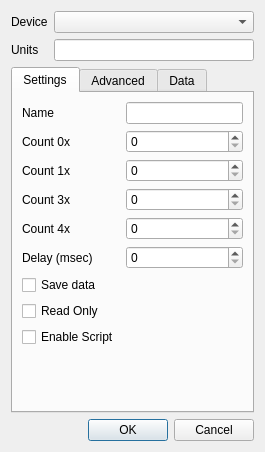
<?xml version="1.0" encoding="UTF-8"?>
<ui version="4.0">
 <class>mbServerDialogDevice</class>
 <widget class="QDialog" name="mbServerDialogDevice">
  <property name="geometry">
   <rect>
    <x>0</x>
    <y>0</y>
    <width>265</width>
    <height>452</height>
   </rect>
  </property>
  <property name="windowTitle">
   <string>Device</string>
  </property>
  <layout class="QFormLayout" name="formLayout_2">
   <item row="0" column="0">
    <widget class="QLabel" name="lblDevice">
     <property name="text">
      <string>Device</string>
     </property>
    </widget>
   </item>
   <item row="0" column="1">
    <widget class="QComboBox" name="cmbDevice"/>
   </item>
   <item row="1" column="0">
    <widget class="QLabel" name="lblUnits">
     <property name="text">
      <string>Units</string>
     </property>
    </widget>
   </item>
   <item row="1" column="1">
    <widget class="QLineEdit" name="lnUnits"/>
   </item>
   <item row="5" column="0" colspan="2">
    <widget class="QDialogButtonBox" name="buttonBox">
     <property name="orientation">
      <enum>Qt::Horizontal</enum>
     </property>
     <property name="standardButtons">
      <set>QDialogButtonBox::Cancel|QDialogButtonBox::Ok</set>
     </property>
    </widget>
   </item>
   <item row="4" column="0" colspan="2">
    <widget class="QTabWidget" name="tabDevice">
     <property name="currentIndex">
      <number>0</number>
     </property>
     <widget class="QWidget" name="tabSettings">
      <attribute name="title">
       <string>Settings</string>
      </attribute>
      <layout class="QFormLayout" name="formLayout">
       <item row="0" column="0">
        <widget class="QLabel" name="label">
         <property name="text">
          <string>Name</string>
         </property>
        </widget>
       </item>
       <item row="0" column="1">
        <widget class="QLineEdit" name="lnName"/>
       </item>
       <item row="1" column="0">
        <widget class="QLabel" name="label_3">
         <property name="text">
          <string>Count 0x</string>
         </property>
        </widget>
       </item>
       <item row="1" column="1">
        <widget class="QSpinBox" name="spCount0x"/>
       </item>
       <item row="2" column="0">
        <widget class="QLabel" name="label_4">
         <property name="text">
          <string>Count 1x</string>
         </property>
        </widget>
       </item>
       <item row="2" column="1">
        <widget class="QSpinBox" name="spCount1x"/>
       </item>
       <item row="3" column="0">
        <widget class="QLabel" name="label_5">
         <property name="text">
          <string>Count 3x</string>
         </property>
        </widget>
       </item>
       <item row="3" column="1">
        <widget class="QSpinBox" name="spCount3x"/>
       </item>
       <item row="4" column="0">
        <widget class="QLabel" name="label_6">
         <property name="text">
          <string>Count 4x</string>
         </property>
        </widget>
       </item>
       <item row="4" column="1">
        <widget class="QSpinBox" name="spCount4x"/>
       </item>
       <item row="6" column="0" colspan="2">
        <widget class="QCheckBox" name="chbSaveData">
         <property name="text">
          <string>Save data</string>
         </property>
        </widget>
       </item>
       <item row="7" column="0">
        <widget class="QCheckBox" name="chbReadOnly">
         <property name="text">
          <string>Read Only</string>
         </property>
        </widget>
       </item>
       <item row="9" column="0">
        <spacer name="verticalSpacer_2">
         <property name="orientation">
          <enum>Qt::Vertical</enum>
         </property>
         <property name="sizeHint" stdset="0">
          <size>
           <width>20</width>
           <height>40</height>
          </size>
         </property>
        </spacer>
       </item>
       <item row="5" column="0">
        <widget class="QLabel" name="label_7">
         <property name="text">
          <string>Delay (msec)</string>
         </property>
        </widget>
       </item>
       <item row="5" column="1">
        <widget class="QSpinBox" name="spDelay"/>
       </item>
       <item row="8" column="0">
        <widget class="QCheckBox" name="chbEnableScript">
         <property name="text">
          <string>Enable Script</string>
         </property>
        </widget>
       </item>
      </layout>
     </widget>
     <widget class="QWidget" name="tabAdvanced">
      <attribute name="title">
       <string>Advanced</string>
      </attribute>
      <layout class="QFormLayout" name="formLayout_6">
       <item row="1" column="0" colspan="2">
        <widget class="QGroupBox" name="grMaxFrameLength">
         <property name="title">
          <string>Maximum Message Size</string>
         </property>
         <layout class="QFormLayout" name="formLayout_5">
          <item row="0" column="0">
           <widget class="QLabel" name="label_16">
            <property name="text">
             <string>Read Coils</string>
            </property>
           </widget>
          </item>
          <item row="0" column="1">
           <widget class="QSpinBox" name="spMaxReadCoils"/>
          </item>
          <item row="1" column="0">
           <widget class="QLabel" name="label_17">
            <property name="text">
             <string>Read Discrete Inputs</string>
            </property>
           </widget>
          </item>
          <item row="1" column="1">
           <widget class="QSpinBox" name="spMaxReadDiscreteInputs"/>
          </item>
          <item row="2" column="0">
           <widget class="QLabel" name="label_18">
            <property name="text">
             <string>Read Holding Registers</string>
            </property>
           </widget>
          </item>
          <item row="2" column="1">
           <widget class="QSpinBox" name="spMaxReadHoldingRegisters"/>
          </item>
          <item row="3" column="0">
           <widget class="QLabel" name="label_19">
            <property name="text">
             <string>Read Input Registers</string>
            </property>
           </widget>
          </item>
          <item row="3" column="1">
           <widget class="QSpinBox" name="spMaxReadInputRegisters"/>
          </item>
          <item row="4" column="0">
           <widget class="QLabel" name="label_25">
            <property name="text">
             <string>Write Multiple Coils</string>
            </property>
           </widget>
          </item>
          <item row="4" column="1">
           <widget class="QSpinBox" name="spMaxWriteMultipleCoils"/>
          </item>
          <item row="5" column="1">
           <widget class="QSpinBox" name="spMaxWriteMultipleRegisters"/>
          </item>
          <item row="5" column="0">
           <widget class="QLabel" name="label_26">
            <property name="text">
             <string>Write Multiple Registers</string>
            </property>
           </widget>
          </item>
         </layout>
        </widget>
       </item>
       <item row="2" column="0">
        <widget class="QLabel" name="lblExceptionStatus">
         <property name="text">
          <string>Exception Status</string>
         </property>
        </widget>
       </item>
       <item row="2" column="1">
        <layout class="QHBoxLayout" name="layoutExceptionStatus"/>
       </item>
       <item row="3" column="0">
        <spacer name="verticalSpacer_3">
         <property name="orientation">
          <enum>Qt::Vertical</enum>
         </property>
         <property name="sizeHint" stdset="0">
          <size>
           <width>20</width>
           <height>40</height>
          </size>
         </property>
        </spacer>
       </item>
      </layout>
     </widget>
     <widget class="QWidget" name="tabData">
      <attribute name="title">
       <string>Data</string>
      </attribute>
      <layout class="QVBoxLayout" name="verticalLayout">
       <item>
        <layout class="QHBoxLayout" name="horizontalLayout_4">
         <item>
          <widget class="QLabel" name="label_22">
           <property name="text">
            <string>Swap bytes</string>
           </property>
          </widget>
         </item>
         <item>
          <widget class="QComboBox" name="cmbSwapBytes"/>
         </item>
        </layout>
       </item>
       <item>
        <layout class="QHBoxLayout" name="horizontalLayout_3">
         <item>
          <widget class="QLabel" name="label_13">
           <property name="text">
            <string>Register order</string>
           </property>
          </widget>
         </item>
         <item>
          <widget class="QComboBox" name="cmbRegisterOrder"/>
         </item>
        </layout>
       </item>
       <item>
        <widget class="QGroupBox" name="grByteArray">
         <property name="title">
          <string>Byte Array</string>
         </property>
         <layout class="QFormLayout" name="formLayout_7">
          <item row="0" column="0">
           <widget class="QLabel" name="label_20">
            <property name="text">
             <string>Format</string>
            </property>
           </widget>
          </item>
          <item row="0" column="1">
           <widget class="QComboBox" name="cmbByteArrayFormat"/>
          </item>
          <item row="1" column="0">
           <widget class="QLabel" name="label_21">
            <property name="text">
             <string>Separator</string>
            </property>
           </widget>
          </item>
          <item row="1" column="1">
           <widget class="QLineEdit" name="lnByteArraySeparator"/>
          </item>
         </layout>
        </widget>
       </item>
       <item>
        <widget class="QGroupBox" name="grString">
         <property name="title">
          <string>String</string>
         </property>
         <layout class="QFormLayout" name="formLayout_4">
          <item row="1" column="0">
           <widget class="QLabel" name="label_15">
            <property name="text">
             <string>Length type</string>
            </property>
           </widget>
          </item>
          <item row="1" column="1">
           <widget class="QComboBox" name="cmbStringLengthType"/>
          </item>
          <item row="3" column="1">
           <widget class="QComboBox" name="cmbStringEncoding"/>
          </item>
          <item row="3" column="0">
           <widget class="QLabel" name="label_14">
            <property name="text">
             <string>Encoding</string>
            </property>
           </widget>
          </item>
         </layout>
        </widget>
       </item>
       <item>
        <spacer name="verticalSpacer">
         <property name="orientation">
          <enum>Qt::Vertical</enum>
         </property>
         <property name="sizeHint" stdset="0">
          <size>
           <width>20</width>
           <height>40</height>
          </size>
         </property>
        </spacer>
       </item>
      </layout>
     </widget>
    </widget>
   </item>
  </layout>
 </widget>
 <resources/>
 <connections>
  <connection>
   <sender>buttonBox</sender>
   <signal>accepted()</signal>
   <receiver>mbServerDialogDevice</receiver>
   <slot>accept()</slot>
   <hints>
    <hint type="sourcelabel">
     <x>254</x>
     <y>341</y>
    </hint>
    <hint type="destinationlabel">
     <x>157</x>
     <y>274</y>
    </hint>
   </hints>
  </connection>
  <connection>
   <sender>buttonBox</sender>
   <signal>rejected()</signal>
   <receiver>mbServerDialogDevice</receiver>
   <slot>reject()</slot>
   <hints>
    <hint type="sourcelabel">
     <x>254</x>
     <y>341</y>
    </hint>
    <hint type="destinationlabel">
     <x>286</x>
     <y>274</y>
    </hint>
   </hints>
  </connection>
 </connections>
</ui>
